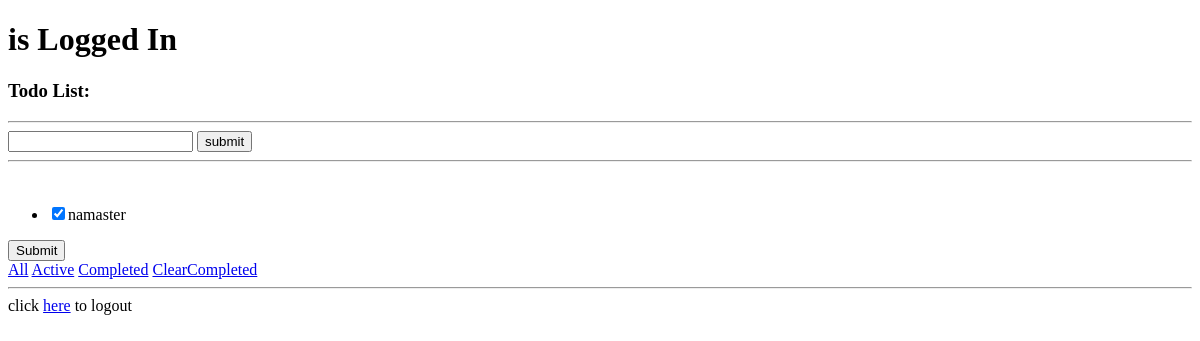
Before: /todos/completed/ with the older database file.
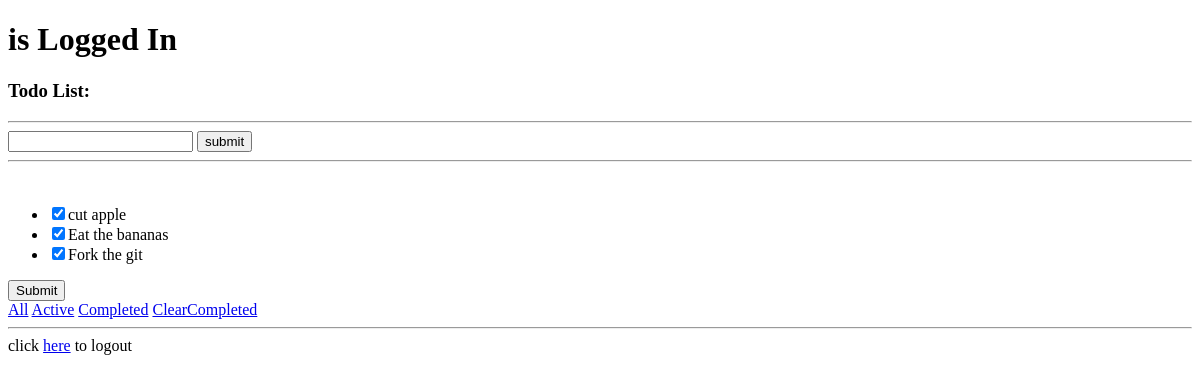
After: the same page with the newer database file.
### todos/models.py (models this page shows, shortened)
class Todo(models.Model):
    title = models.CharField(max_length=200)
    completed = models.BooleanField(null=False,default=False)
    created_at = models.DateTimeField(auto_now_add=True)

### todos/views.py (the view)
def show_completed(request):
    todos = Todo.objects.filter(completed=True)
    context = {
        'todos': todos
    }
    return render(request, 'index.html', context)

### todos/templates/index.html (shortened to what this page needs)
<!DOCTYPE html>
<html lang="en">
<head>
</head>
<body>
<h1>{{ full_name }} is Logged In</h1>
<h3>Todo List:</h3><hr>
<form method="post" action="{% url 'index' %}">
    <input type="text" name="title" id="title"/>
    <input type="submit" value="submit" />
</form>
<hr>
<br>
<form method="post" action="{% url 'save_state'%}">
<ul>
{% for todo in todos %}
<li>  <input type="checkbox" id="{{ todo.title }}" name="{{ todo.title }}" value=" " {% if todo.completed is True %} checked = "checked" {% endif %} >{{ todo.title }}   </li>
{% endfor %}
</ul>
 <input type="submit" value="Submit">
</form>
<a href="/todos/">All</a>
<a href="/todos/active">Active</a>
<a href="/todos/completed">Completed</a>
<a href="/todos/clear_completed">ClearCompleted</a>
<hr>
click <a href="/accounts/logout/">here</a> to logout
</body>
</html>

Changed rows visible on the page:
removed Todo: completed "☑", title "namaster"
now on this page (row edited): Todo: completed "☑", title "cut apple"
now on this page (row edited): Todo: completed "☑", title "Eat the bananas"
now on this page (row edited): Todo: completed "☑", title "Fork the git"
